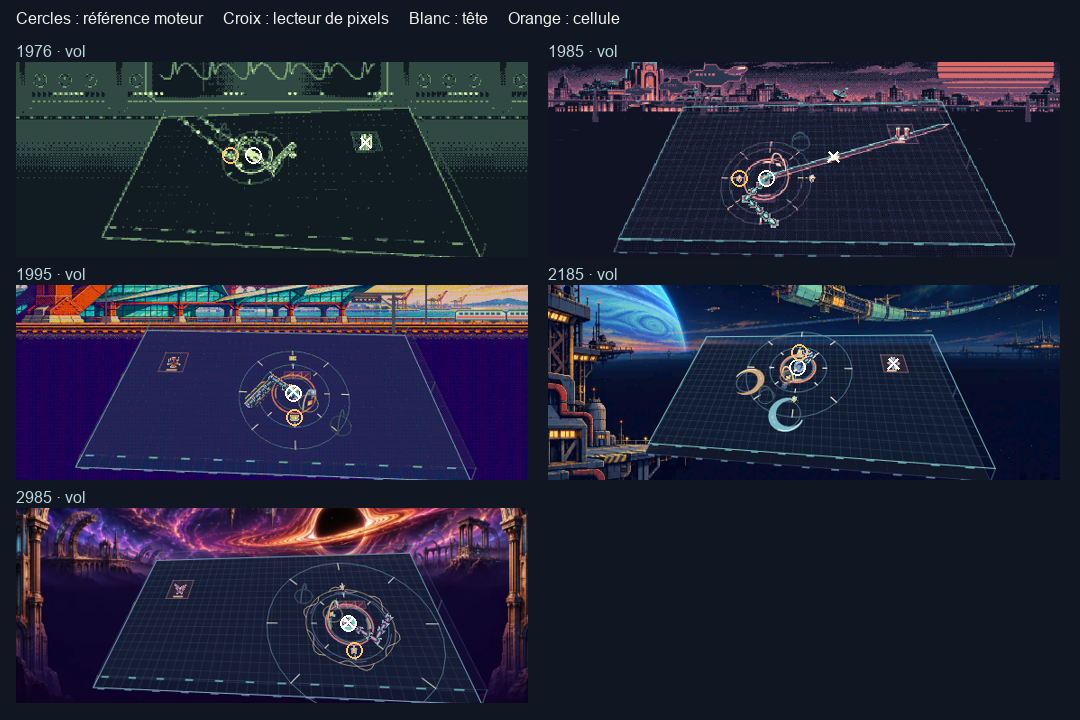

Source code (Python):
"""Compare a fixed sample of unseen normal frames with blinded predictions."""
from pathlib import Path
from PIL import Image,ImageDraw,ImageFont
import json
ROOT=Path(__file__).resolve().parent
rows=json.loads((ROOT/'annotations.json').read_text())
obs=json.loads((ROOT/'observations.json').read_text());cuts=json.loads((ROOT/'resultats.json').read_text())['thresholds']
years=[1976,1985,1995,2185,2985];F=ImageFont.truetype('/System/Library/Fonts/Supplemental/Arial.ttf',16)
sheet=Image.new('RGB',(1080,720),'#101622');d=ImageDraw.Draw(sheet)
d.text((16,9),'Cercles : référence moteur     Croix : lecteur de pixels     Blanc : tête     Orange : cellule',fill='#f0f0ec',font=F)
for i,y in enumerate(years):
    a=next(a for a in rows if a['year']==y and a['split']=='holdout' and a['mode']=='vol' and a['ablation']=='normal')
    img=Image.open(ROOT/'corpus'/(a['id']+'.png')).convert('RGB').resize((512,235));draw=ImageDraw.Draw(img);p=obs[a['id']]
    for role,col in [('head','#ffffff'),('target','#ffc566')]:
        if a[role]:
            x=a[role][0]*512/a['width'];v=a[role][1]*235/a['height']
            draw.ellipse((x-8,v-8,x+8,v+8),outline=col,width=2)
        if p[role][2]>=cuts[role]:
            x=p[role][0]*512/384;v=p[role][1]*235/176
            draw.line((x-5,v-5,x+5,v+5),fill=col,width=2);draw.line((x-5,v+5,x+5,v-5),fill=col,width=2)
    # Crop only the wide, empty top strip of the local sky for legibility.
    img=img.crop((0,32,512,227));x=16+(i%2)*532;v=42+(i//2)*223
    d.text((x,v),str(y)+' · vol',font=F,fill='#bcd7d9');sheet.paste(img,(x,v+20))
sheet.save(ROOT/'exemples.png')
